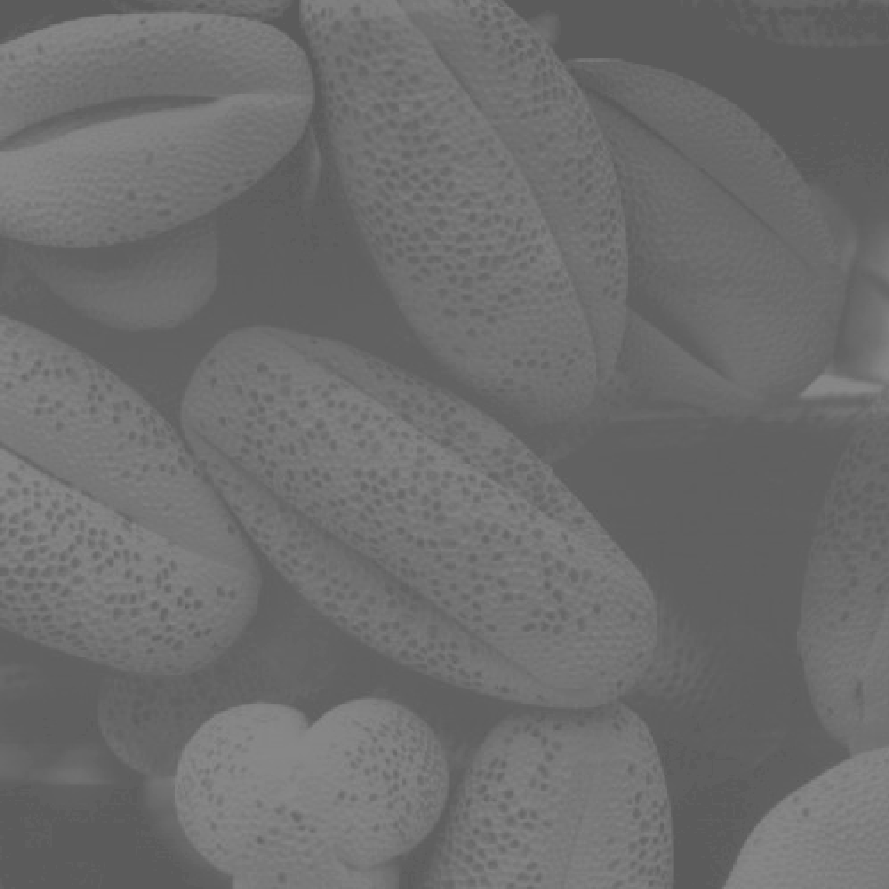
%> input picture Codes for Exercise 2/2.tif, 889 x 889 px
$ octave LinearPiecewise.m   (GNU Octave 9; MATLAB toolbox functions it lacks are replaced by stand-ins)
%> lines starting %> are read from the running program, lines starting %| are printed output that depends on the picture
%in barnamei baraye tashihe teke khati tasvir(Linear Piecewise) ast.BARAYE
%EJRAYE BARNAME HAME BARNAME RA ENTEKHAB KARDE(Ctrl+A & Ctrl+C)VA DAR Command
%Window MATLAB PASTE KONID.
clc;
clear all;
close all;
%tasvire vorudi
IN_IMG = imread('2.tif');
%> IN_IMG is the input picture: size 889x889 uint8; min 91, max 138, mean 109.1
MIN_O = min(IN_IMG(:));
%> MIN_O = 91
MAX_O = max(IN_IMG(:));
%> MAX_O = 138
O = 0:255;
A = zeros(size(O));
A(1:find(A==MIN_O)) = 0;
M = length(O(find(O==MIN_O):find(O==MAX_O)));
%> M = 48
A(find(O==MIN_O):find(O==MAX_O)) = 0:255./M:255-255./M;
A(find(O==MAX_O)+1:end) = 255;
OUT_IMG = double(IN_IMG); OUT_IMG = [OUT_IMG - min(OUT_IMG(:))] ./ max(OUT_IMG(:) - min(OUT_IMG(:)));
%> after `OUT_IMG = [OUT_IMG - min(OUT_IMG(:))] ./ max(OUT_IMG(:) - min(OUT_IMG(`:
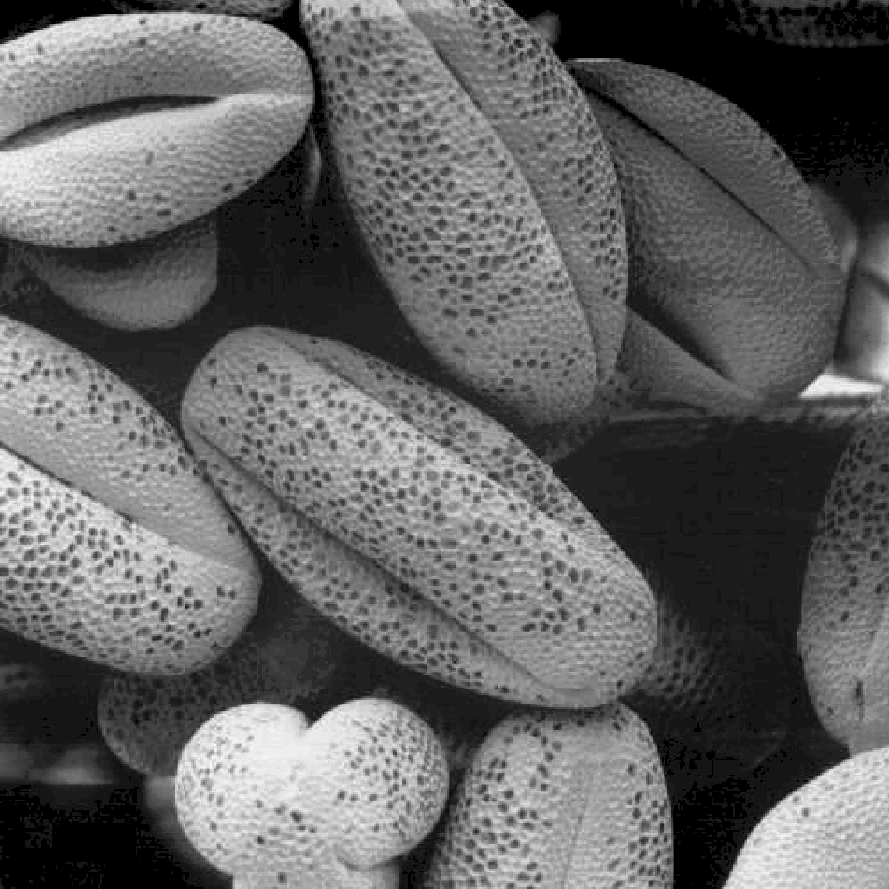
%> OUT_IMG: size 889x889 double; min 0, max 1, mean 0.385
%tarsime shekl ha
figure(1);
subplot(2,1,1);
imshow(IN_IMG);
title('tasvire vorudi');
subplot(2,1,2);
imshow(OUT_IMG);
title('linear piecewise');
figure(2);
plot(O,A); axis([0 255 -2 259]);
xlabel('roshanaei pixel dar tasvire vorudi'); ylabel('roshanaei pixel dar tasvire khoruji');
%> after `ylabel('roshanaei pixel dar tasvire khoruji')`:
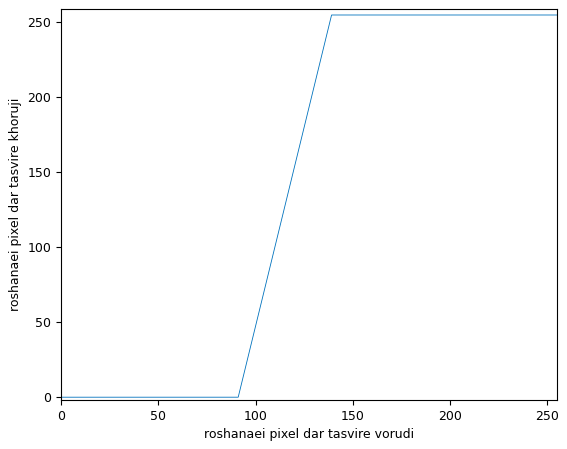
%> figure redrawn from the program's plot data; curve peaks at x = 139, y = 255

$ run again, with Codes for Exercise 2/12.tif copied over Codes for Exercise 2/2.tif
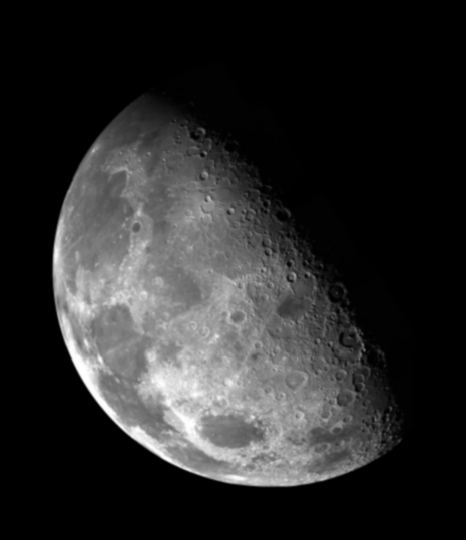
%> input picture Codes for Exercise 2/12.tif, 466 x 540 px
%> IN_IMG is the input picture: size 540x466 uint8; min 0, max 254, mean 42.7
%> MIN_O = 0
%> MAX_O = 254
%> M = 255
%> `ylabel('roshanaei pixel dar tasvire khoruji')`:
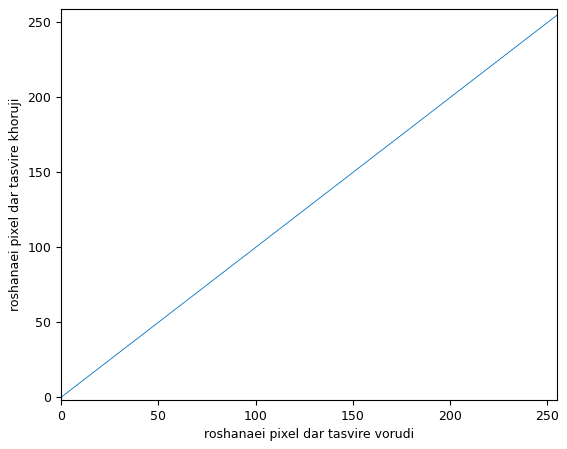
%> figure redrawn from the program's plot data; curve peaks at x = 255, y = 255

$ run again, with Codes for Exercise 2/13.tif copied over Codes for Exercise 2/2.tif
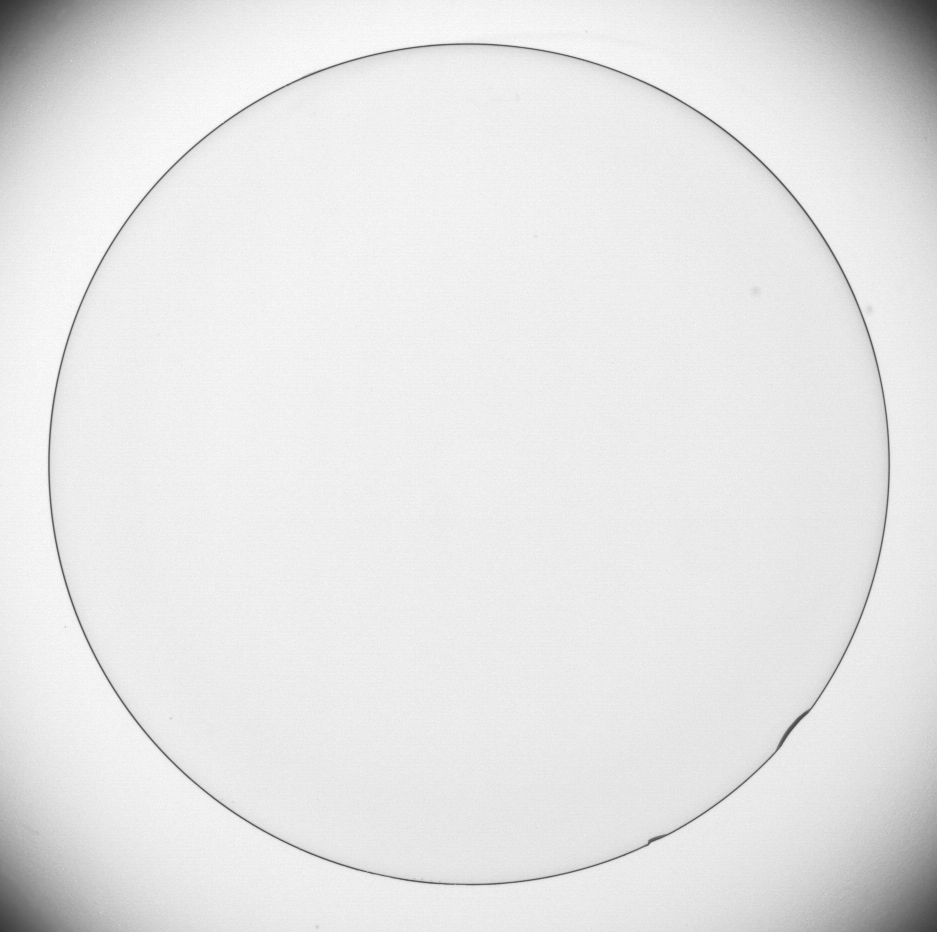
%> input picture Codes for Exercise 2/13.tif, 937 x 932 px
%> IN_IMG is the input picture: size 932x937 uint8; min 50, max 255, mean 229.7
%> MIN_O = 50
%> MAX_O = 255
%> M = 206
%> `OUT_IMG = [OUT_IMG - min(OUT_IMG(:))] ./ max(OUT_IMG(:) - min(OUT_IMG(`:
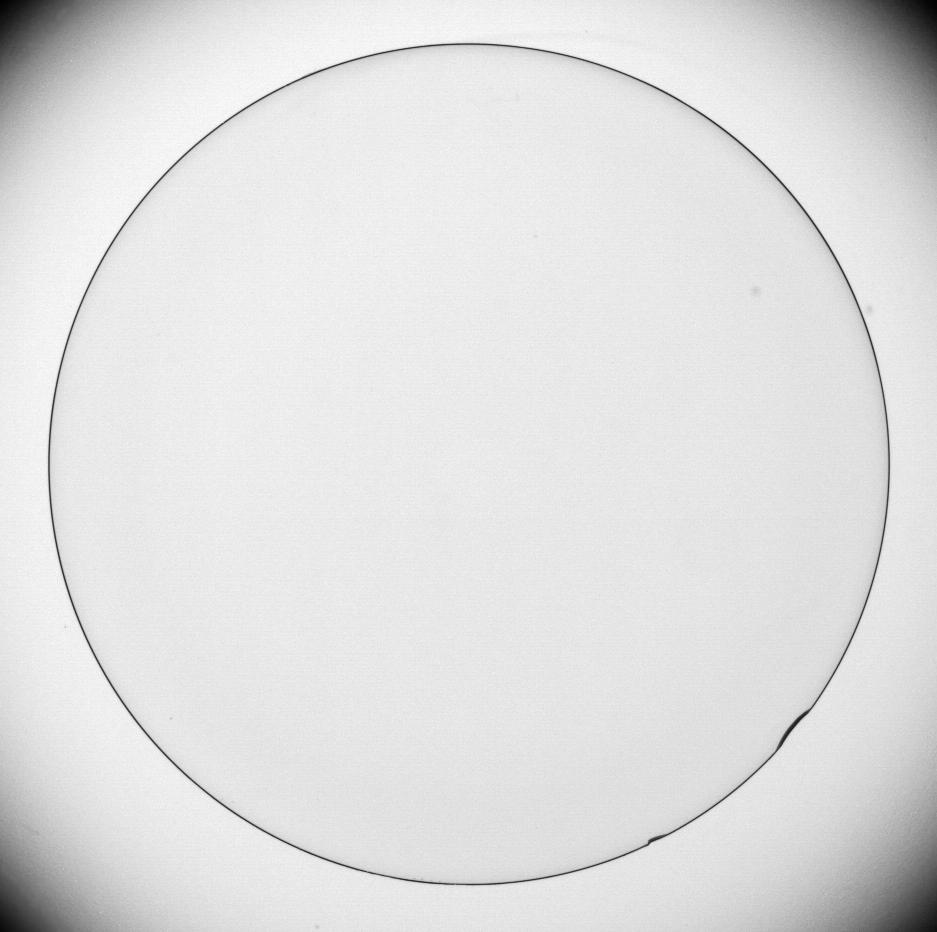
%> OUT_IMG: size 932x937 double; min 0, max 1, mean 0.877
%> `ylabel('roshanaei pixel dar tasvire khoruji')`:
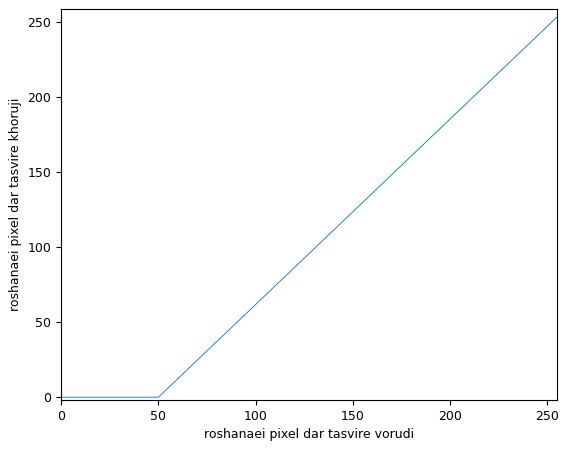
%> figure redrawn from the program's plot data; curve peaks at x = 255, y = 253.8

$ run again, with Codes for Exercise 2/3.tif copied over Codes for Exercise 2/2.tif
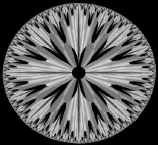
%> input picture Codes for Exercise 2/3.tif, 158 x 145 px
%> IN_IMG is the input picture: size 145x158x3 uint8; min 0, max 222, mean 89.2
%> MIN_O = 0
%> MAX_O = 222
%> M = 223
%> `OUT_IMG = [OUT_IMG - min(OUT_IMG(:))] ./ max(OUT_IMG(:) - min(OUT_IMG(`:
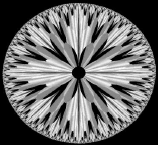
%> OUT_IMG: size 145x158x3 double; min 0, max 1, mean 0.402
%> `ylabel('roshanaei pixel dar tasvire khoruji')`:
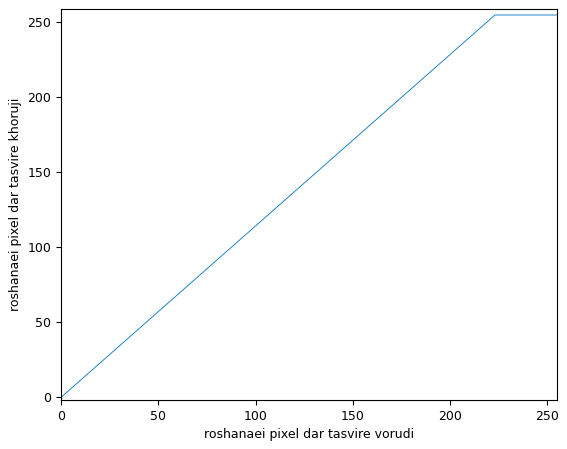
%> figure redrawn from the program's plot data; curve peaks at x = 223, y = 255
